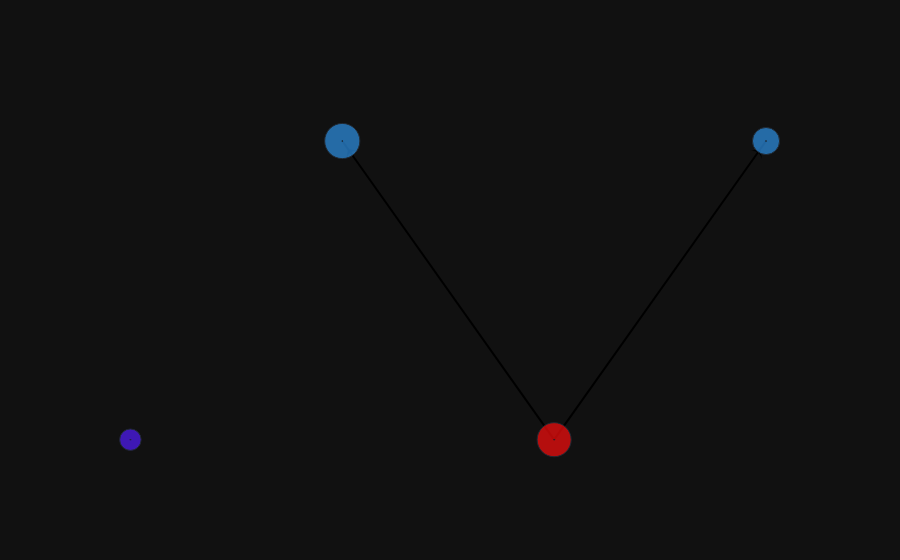
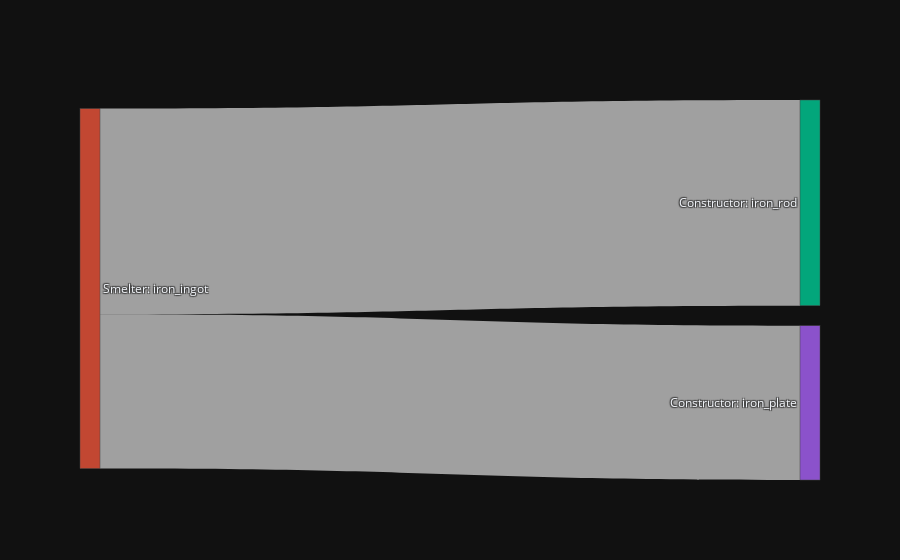

The notebook cell these images were saved under, in order:
### Code cell
available_machines = make_recipes(BASE_CONFIG, machine_mapping)
available_machines = [*available_machines.core]
Machine.autobind(available_machines)

target_product = MaterialSpec(iron_plate=1, iron_rod=2)
target_available = MaterialSpec(iron_ore=360)
solution = Process.from_inputs(target_available,
                               target_product,
                               available_machines)

plot_process(solution, Graph.layout_reingold_tilford)
plot_sankey(solution)
display(HTML(recipe_summary(solution)))

### Figure 1 — Plotly figure (JSON) as saved in the notebook; plotly's stock layout.template omitted (floating-point values rounded to 4 significant figures)
{"data": [{"hoverinfo": "none", "line": {"shape": "spline"}, "marker": {"angleref": "previous", "color": "black", "size": 10, "standoff": 10, "symbol": "arrow-wide"}, "mode": "lines+markers", "showlegend": false, "type": "scatter", "x": [0.5, 0, null, 0.5, 1, null], "y": [1, 2, null, 1, 2, null]}, {"hovertemplate": "%{text}<extra></extra>", "marker": {"color": ["#511CFB", "#FB0D0D", "#2E91E5", "#2E91E5"], "size": [21.46, 34.08, 35.23, 27.17], "symbol": "circle-dot"}, "mode": "markers", "showlegend": false, "text": ["\nAggregator<br>\nRecipe: input<br>\nScale: 1\n", "\nSmelter<br>\nRecipe: iron_ingot<br>\nScale: 12.0\n", "\nConstructor<br>\nRecipe: iron_rod<br>\nScale: 13.7143\n", "\nConstructor<br>\nRecipe: iron_plate<br>\nScale: 5.1429\n"], "type": "scatter", "x": [-0.5, 0.5, 0, 1], "y": [1, 1, 2, 2]}], "layout": {"autosize": true, "xaxis": {"autorange": true, "range": [-0.6079, 1.114], "showgrid": false, "type": "linear", "visible": false, "zeroline": false}, "yaxis": {"autorange": true, "range": [0.9103, 2.091], "showgrid": false, "type": "linear", "visible": false, "zeroline": false}}}

### Figure 2 — Plotly figure (JSON) as saved in the notebook; plotly's stock layout.template omitted (floating-point values rounded to 4 significant figures)
{"data": [{"link": {"label": ["iron_ingot", "iron_ingot"], "source": [1, 1], "target": [2, 3], "value": [205.7, 154.3]}, "node": {"label": ["Aggregator: input", "Smelter: iron_ingot", "Constructor: iron_rod", "Constructor: iron_plate"]}, "type": "sankey"}], "layout": {"autosize": true}}
